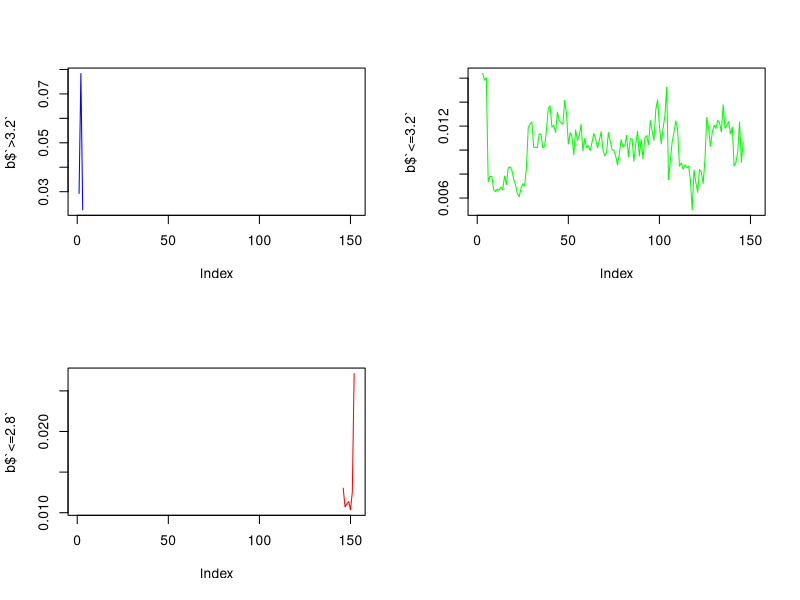
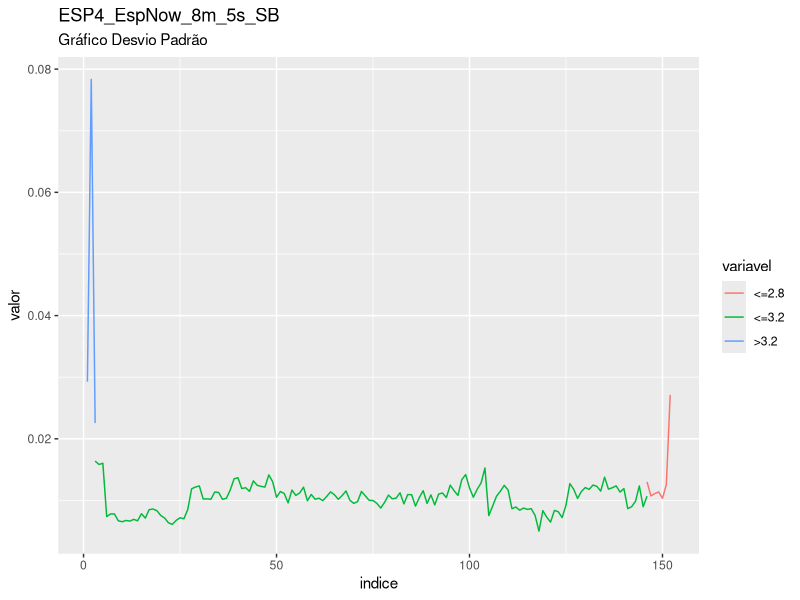
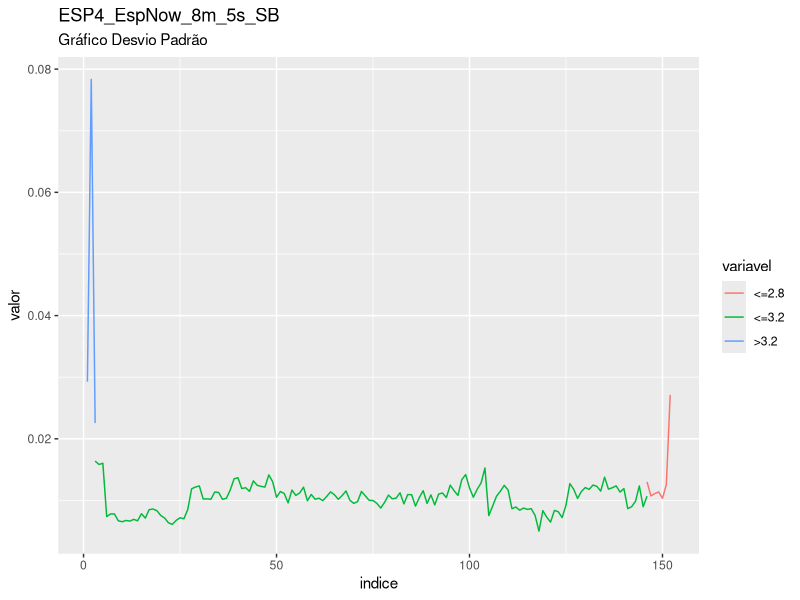

These charts were generated, in order, by the following R code:
library(readxl)
plan_ESP4_EspNow_8m_5s_SB <- read_excel("ESP4 EspNow 8m 5s SB.xlsx")
View(plan_ESP4_EspNow_8m_5s_SB)

valor<-plan_ESP4_EspNow_8m_5s_SB$Column9
posicoes<-c(1:length(valor))

corte_1<-min(posicoes[which(valor==3.2)])
corte_2<-min(posicoes[which(valor==2.8)])

valor[which(posicoes==corte_1)]
valor[which(posicoes==corte_2)]

a<- rep(1,corte_1)
b<- rep(2,corte_2-corte_1)
c<- rep(3,length(valor)-corte_2)

plan_ESP4_EspNow_8m_5s_SB$nivel<-c(a,b,c)


###########################################################

require(lubridate)
plan_ESP4_EspNow_8m_5s_SB$t<-(plan_ESP4_EspNow_8m_5s_SB$Column1)
plan_ESP4_EspNow_8m_5s_SB$t0<-min((plan_ESP4_EspNow_8m_5s_SB$Column1))
plan_ESP4_EspNow_8m_5s_SB$survt<-(plan_ESP4_EspNow_8m_5s_SB$t-plan_ESP4_EspNow_8m_5s_SB$t0)
segundos<-round(as.numeric(diff(plan_ESP4_EspNow_8m_5s_SB$survt,1)))
plan_ESP4_EspNow_8m_5s_SB$segundos<-c(0,segundos)
plan_ESP4_EspNow_8m_5s_SB$segundos<- ifelse(plan_ESP4_EspNow_8m_5s_SB$segundos<0,5,plan_ESP4_EspNow_8m_5s_SB$segundos)
plan_ESP4_EspNow_8m_5s_SB$segundos_acum<-cumsum(plan_ESP4_EspNow_8m_5s_SB$segundos)
plan_ESP4_EspNow_8m_5s_SB$minutos_acum<-round(cumsum(plan_ESP4_EspNow_8m_5s_SB$segundos)/60)
plan_ESP4_EspNow_8m_5s_SB$minuto = cut(as.numeric(plan_ESP4_EspNow_8m_5s_SB$minutos_acum), c(0,5, 10,15, 20,25, 30,35, 40,45,50,55,60,65,70,75,80,85,90,95,100,105,110,115,120,125,130,135,140,145,150,155,160,165,170,175,180,185,190,195,200,205,210,215,220,225,230,235,240,245,250,255,260,265,270,275,280,285,290,295,300,305,310,315,320,325,330,335,340,345,350,355,360,365,370,375,380,385,390,395,400,405,410,415,420,425,430,440,445,450,455,460,465,470,475,480,485,490,495,500,505,510,515,520,525,530,535,540,545,550,555,560,565,570,575,580,585,590,595,600,605,610,615,620,625,630,640,650,655,660,665,670,675,680,685,690,695,700,705,710,715,720,725,730,735,740,745,750,755,760,765,770,Inf), right=FALSE)


tapply(plan_ESP4_EspNow_8m_5s_SB$Column9,plan_ESP4_EspNow_8m_5s_SB$nivel,sd)
tapply(plan_ESP4_EspNow_8m_5s_SB$Column9,plan_ESP4_EspNow_8m_5s_SB$minuto,sd)

a<-tapply(plan_ESP4_EspNow_8m_5s_SB$Column9,list(plan_ESP4_EspNow_8m_5s_SB$minuto, plan_ESP4_EspNow_8m_5s_SB$nivel),sd)
b<-data.frame(a)
names(b)<-c(">3.2","<=3.2","<=2.8")

# exportando saida para csv
write.csv(a,file="saida_dp_ESP4_EspNow_8m_5s_SB.csv")

#grafico

par(mfrow = c(2, 2))
plot(b$`>3.2`,col="blue",type="l")
plot(b$`<=3.2`,col="green",type="l")
plot(b$`<=2.8`,col="red",type="l")

b$indice<-c(1:nrow(b))

library(tidyr)
library(ggplot2)

dados_long <- b %>% gather(variavel, valor, -indice)

ggplot(data = dados_long, aes(x = indice, y = valor, group = variavel)) +
  geom_line(aes(colour = variavel)) +
labs(title = "ESP4_EspNow_8m_5s_SB", subtitle = "Gráfico Desvio Padrão")

ggsave("Grafico_DP_ESP4_EspNow_8m_5s_SB.png")
